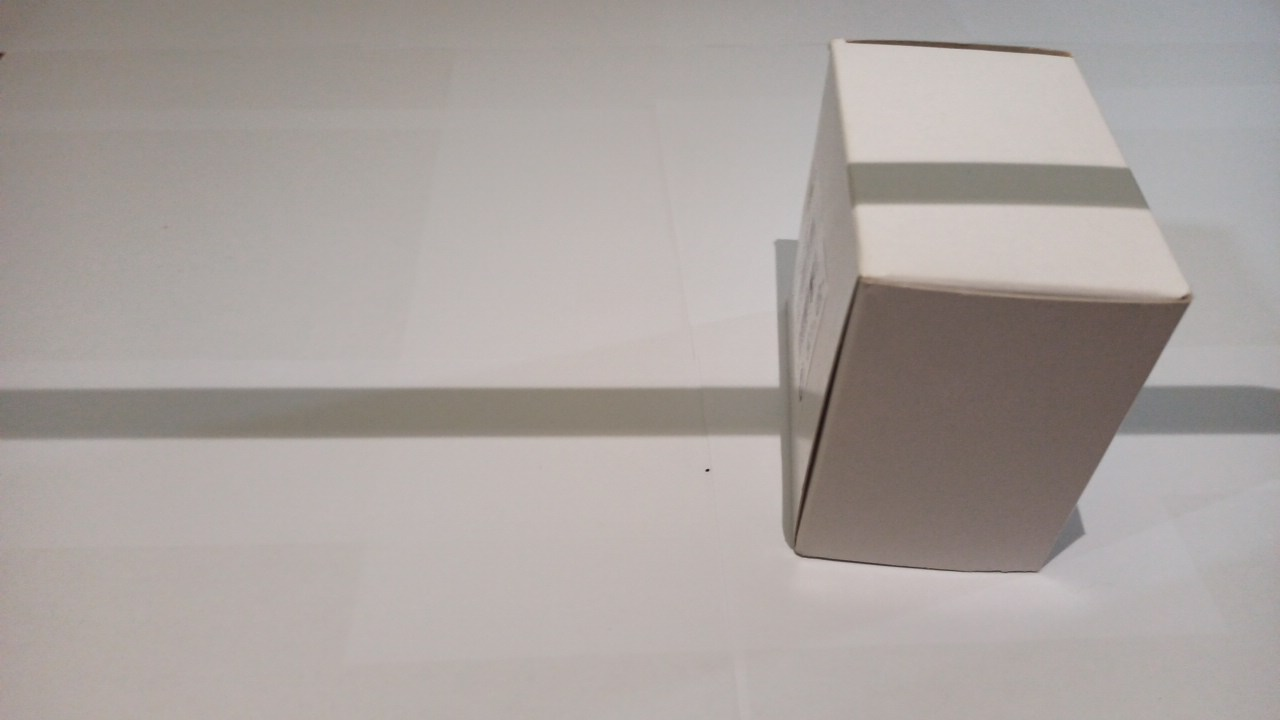
#> input picture imgs/objs2/IMG_20210414_123048.jpg, 1280 x 720 px
$ jupyter execute improved_shadow.ipynb   (older library calls are emulated)
#> lines starting #> are read from the running program, lines starting #| are printed output that depends on the picture; after the words box and inside, x2 and y2 are one past the last pixel; in counts of white or black regions, pixels touching at a corner belong together
[cell 1]
import cv2
import numpy as np
import os
from matplotlib import pyplot as plt
import math

[cell 2]
img_name = "_plate"
#frame = cv2.imread('../imgs/alternate/' + img_name + '.png')
frame = cv2.imread('../imgs/objs2/IMG_20210414_123048.jpg')
#> frame is the input picture: shape (720, 1280, 3); mean B, G, R 158.9, 162.2, 169.5
#frame = cv2.imread('../imgs/IMG_20210414_122911.jpg')
frame_gray = cv2.cvtColor(frame, cv2.COLOR_BGR2GRAY)
plt.imshow(frame_gray, cmap='gray', vmin=0)
plt.title('Image'), plt.xticks([]), plt.yticks([])
plt.show()

[cell 3]
kernel_size = 7
clahe = cv2.createCLAHE(clipLimit=5.0, tileGridSize=(kernel_size,kernel_size))
cl1 = clahe.apply(frame_gray)

plt.imshow(cl1, cmap='gray', vmin=0)
plt.title('CLAHE image'), plt.xticks([]), plt.yticks([])
plt.show()
cv2.imwrite('../imgs/clahe' + img_name +'.jpg',cl1)
#> Out = True

[cell 4]
kernel = 9
#blur = cv2.GaussianBlur(cl1,(kernel,kernel),0)
blur = cv2.bilateralFilter(cl1,kernel,100,100)
plt.imshow(blur, cmap='gray', vmin=0)
plt.title('CLAHE + blur'), plt.xticks([]), plt.yticks([])
plt.show()

[cell 5]
lookUpTable = np.empty((1,256), np.uint8)
gamma = 2
for i in range(256):
    lookUpTable[0,i] = np.clip( 1.8*i - 90 , 0 , 255)
lut_img = cv2.LUT(blur, lookUpTable)

plt.imshow(lut_img, cmap='gray', vmin=0)
plt.title('LUT image'), plt.xticks([]), plt.yticks([])
plt.show()
cv2.imwrite('../imgs/lut' + img_name +'.jpg',lut_img)
#> Out = True

[cell 6]
ret,thres = cv2.threshold(lut_img,0,255,cv2.THRESH_BINARY+cv2.THRESH_OTSU)
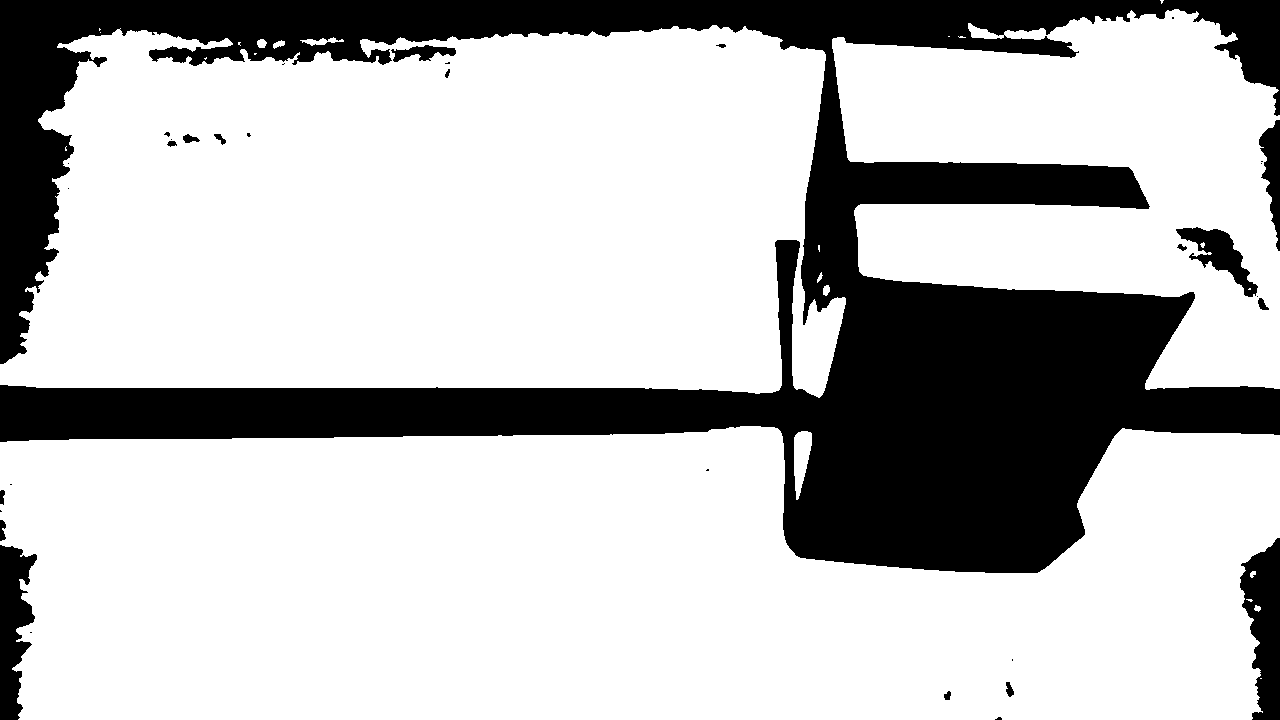
#> thres: shape (720, 1280); 74.2% white; 34 black regions (17 under 20 px), largest, box (x1, y1, x2, y2) and area: (0, 0, 1280, 573) 224472, (1240, 538, 1280, 720) 4824, (0, 545, 37, 720) 4150
#> ret = 156
plt.imshow(thres, cmap='gray', vmin=0)
plt.title('Thresh LUT'), plt.xticks([]), plt.yticks([])
plt.show()

[cell 7]
imgWithSobelX = cv2.Scharr(blur, cv2.CV_8U, 1, 0)
imgWithSobelY = cv2.Scharr(blur, cv2.CV_8U, 0, 1)

abs_grad_x = cv2.convertScaleAbs(imgWithSobelX)
abs_grad_y = cv2.convertScaleAbs(imgWithSobelY)
grad = cv2.addWeighted(abs_grad_x, 0.1, abs_grad_y,0.9, 0)

plt.imshow(grad, cmap='gray', vmin=0)
plt.title('Scharr'), plt.xticks([]), plt.yticks([])
plt.show()
cv2.imwrite('../imgs/scharr' + img_name +'.jpg',grad)
#> Out = True

[cell 8]
kernel=cv2.getStructuringElement(cv2.MORPH_RECT,(7,7))
rect = cv2.morphologyEx(grad, cv2.MORPH_OPEN, kernel)

plt.imshow(rect, cmap='gray', vmin=0)
plt.title('Elipse'), plt.xticks([]), plt.yticks([])
plt.show()

[cell 9]
thres = ~thres
thres2 = cv2.dilate(thres,(3,1),iterations = 10)
#> thres2: shape (720, 1280); 30% white; 16 white regions (3 under 20 px), largest, box (x1, y1, x2, y2) and area: (0, 0, 1280, 583) 261436, (1240, 538, 1280, 720) 5322, (0, 490, 37, 720) 5108

[cell 10]
process = cv2.bitwise_and(rect,rect,mask=thres2)
_,process = cv2.threshold(process,0,255,cv2.THRESH_BINARY+cv2.THRESH_OTSU)
#> process: shape (720, 1280); 2.3% white; 13 white regions, largest, box (x1, y1, x2, y2) and area: (0, 426, 782, 446) 11121, (851, 197, 1150, 214) 3691, (1109, 424, 1280, 443) 1993

plt.imshow(process, vmin=0, cmap='gray')
plt.title('process'), plt.xticks([]), plt.yticks([])
plt.show()

[cell 11]
opening = cv2.morphologyEx(process,cv2.MORPH_OPEN,(11,11))
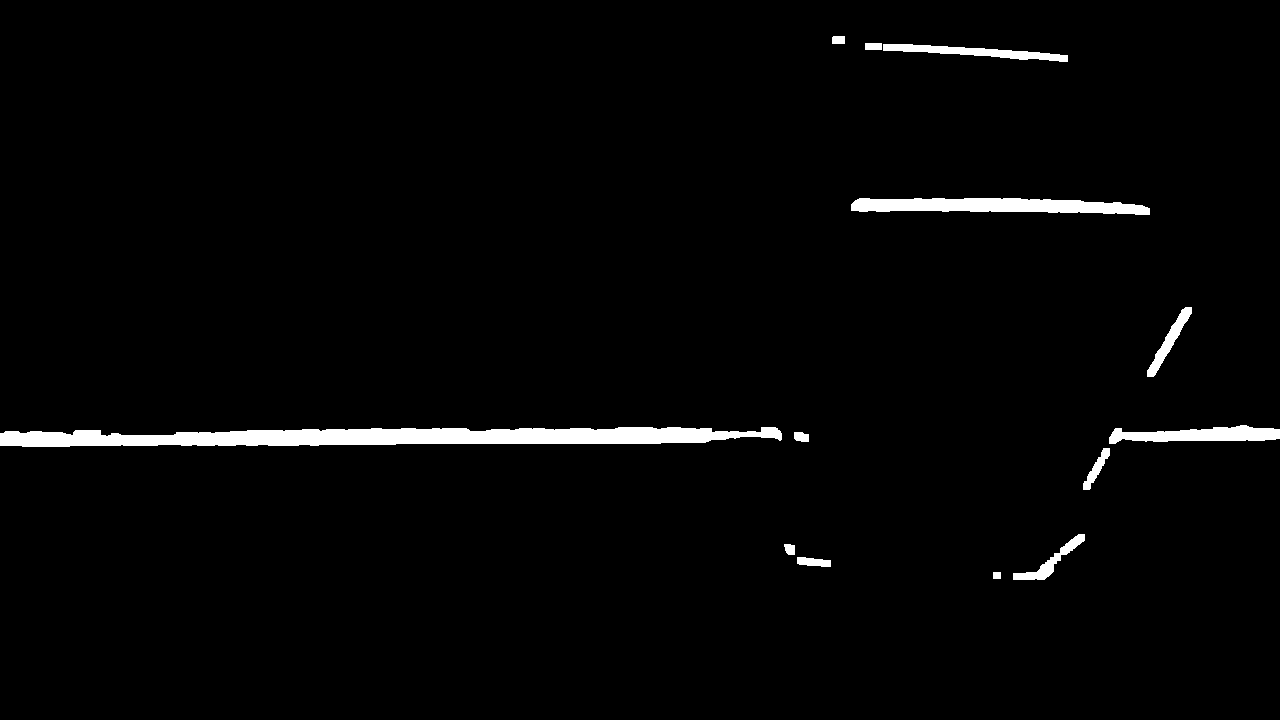
#> opening: shape (720, 1280); 2.3% white; 13 white regions
plt.imshow(opening, vmin=0, cmap='gray')
plt.title('Open'), plt.xticks([]), plt.yticks([])
plt.show()
cv2.imwrite('../imgs/opening' + img_name +'.jpg',opening)
#> Out = True

[cell 12]
frame_gray_copy = frame.copy()

contours, hierarchy = cv2.findContours(opening, cv2.RETR_TREE, cv2.CHAIN_APPROX_SIMPLE)
#> contours = 13 contours; largest, box (x1, y1, x2, y2) and area: (0, 427, 782, 447) 10322, (851, 198, 1150, 215) 3386, (1109, 425, 1280, 444) 1811, (883, 44, 1068, 62) 1190, (1147, 307, 1192, 377) 690

cv2.drawContours(frame_gray_copy, contours, -1, (0,0,255), 2)
#> frame_gray_copy: shape (720, 1280, 3); 1.26% of pixels changed, all inside (x1, y1, x2, y2) = (0, 35, 1280, 581)
plt.imshow(frame_gray_copy, vmin=0, cmap='gray')
plt.title('processed lines'), plt.xticks([]), plt.yticks([])
plt.show()
cv2.imwrite('../imgs/contours_' + img_name +'.jpg',frame_gray_copy)
#> Out = True

[cell 13]
frame_gray_copy = frame.copy()

lines = []

for cnt in contours:
    rect = cv2.minAreaRect(cnt)
    box = cv2.boxPoints(rect)
    box = np.int0(box)
    box_2 = sorted(box , key=lambda k: k[1])[:2]
    points = sorted(box_2 , key=lambda k: k[0])
    p1,p2 = points
    lines.append([[p1[0],p1[1], p2[0],p2[1]]])
    cv2.drawContours(frame_gray_copy,[box],0,(0,0,255),2)
#> this loop made 13 passes
#> (rect, box) on passes 2 to 5: (((813.5, 561.9), (7.71, 33.83), -83.29), [[829, 567], [796, 563], [797, 556], [830, 560]]), (((789, 549), (10, 10), -90), [[794, 554], [784, 554], [784, 544], [794, 544]]), (((1051.8, 562), (84.03, 21.09), -30.96), [[1021, 592], [1010, 574], [1082, 531], [1093, 549]]), (((1096.1, 468.6), (48.5, 8.85), -60.07), [[1087, 491], [1080, 487], [1104, 445], [1112, 449]])
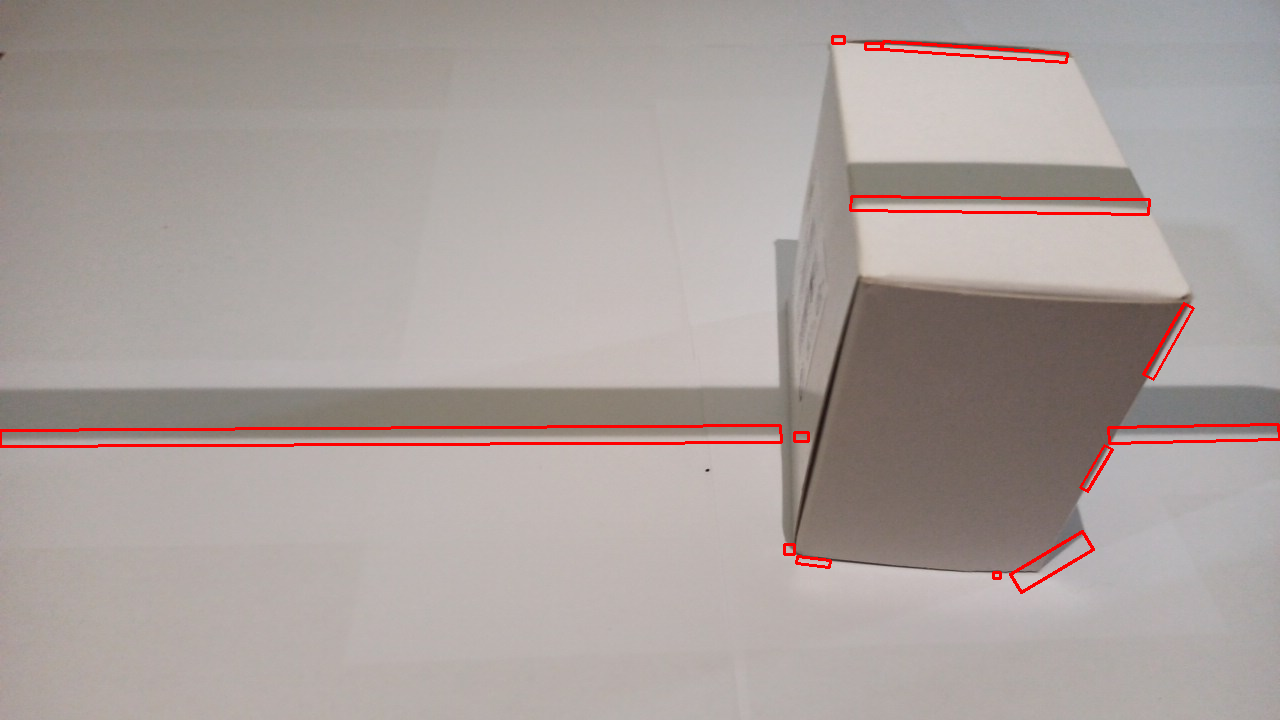
#> frame_gray_copy: shape (720, 1280, 3); 1.22% of pixels changed, all inside (x1, y1, x2, y2) = (0, 35, 1280, 594)
#> after the loop, lines = 13 items
cv2.imwrite('../imgs/boxes_' + img_name +'.jpg',frame_gray_copy)
#> Out = True

[cell 14]
new_contours = []

current_cnt = None
dist = 100000
height,width = frame.shape[:2]
pos = (0,2*height/3)

for cnt in contours :
    for point in cnt:
        d = math.dist(point[0], pos)
        if d < dist:
            dist = d
            current_cnt = cnt
#> this loop made 13 passes
#> cnt on passes 1, 12: [[993, 572], [993, 578], [1000, 578], [1000, 572]], [[865, 43], [865, 49], [881, 49], [881, 43]]
#> after the loop, current_cnt = contour of 219 points, box (x1, y1, x2, y2) (0, 427, 782, 447), area 10322; dist = 35
new_contours.append(current_cnt)

min_allowed = tuple(current_cnt[current_cnt[:,:,1].argmax()][0])[1] + height/10
#> min_allowed = 518

while current_cnt is not None:
    pos = tuple(current_cnt[current_cnt[:,:,0].argmax()][0])
    new_cnt = None
    dist = 100000
    for cnt in contours :
        for point in cnt:
            d = math.dist(point[0], pos)
            if point[0][0] <= pos[0] or point[0][1] >= min_allowed:
                continue
            if len(new_contours) == 1 and point[0][1] > pos[1]:
                continue
            if d < dist:
                dist = d
                new_cnt = cnt
    if new_cnt is not None:
        new_contours.append(new_cnt)
    current_cnt = new_cnt
#> this loop made 5 passes
#> pos on passes 1 to 5: (781, 439), (808, 441), (1149, 214), (1191, 313), (1279, 438)
#> after the loop, new_contours = 5 contours; box (x1, y1, x2, y2) and area: (0, 427, 782, 447) 10322, (851, 198, 1150, 215) 3386, (1109, 425, 1280, 444) 1811, (1147, 307, 1192, 377) 690, (794, 432, 809, 442) 108

[cell 15]
frame_gray_copy = frame.copy()

cv2.drawContours(frame_gray_copy, new_contours, -1, (0,0,255), 2)
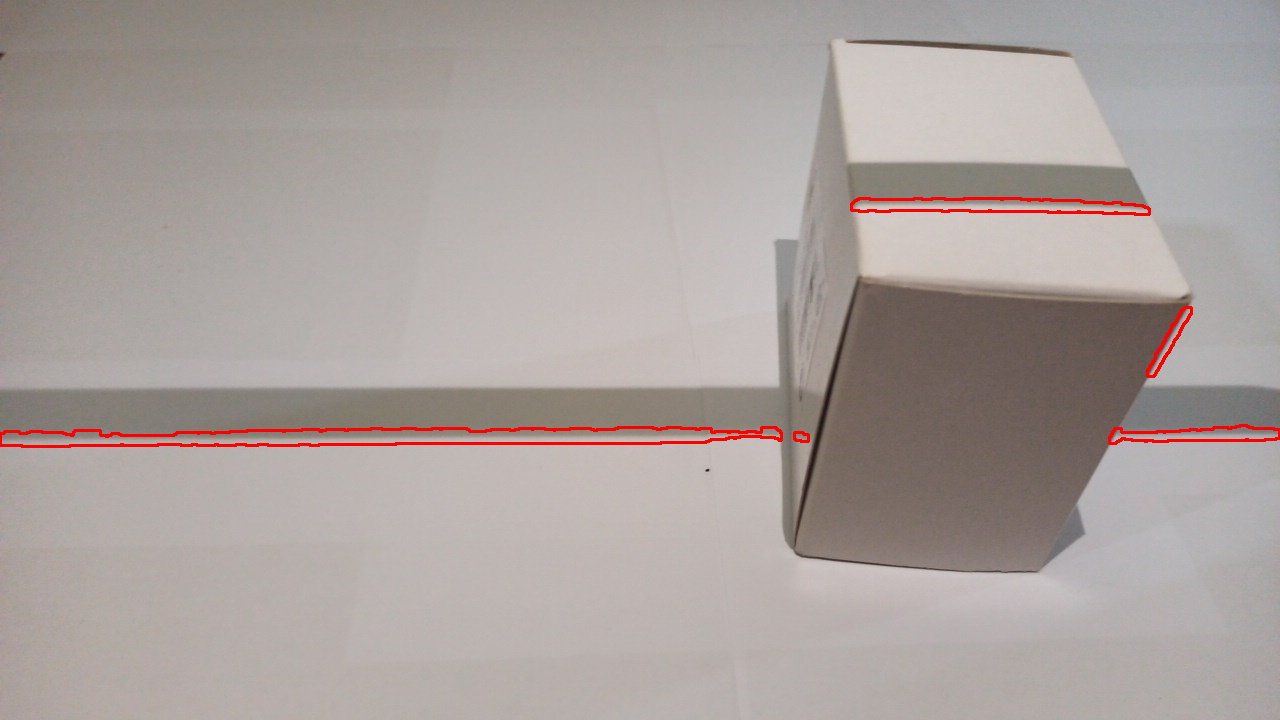
#> frame_gray_copy: shape (720, 1280, 3); 0.95% of pixels changed, all inside (x1, y1, x2, y2) = (0, 197, 1280, 448)

cv2.imwrite('../imgs/new_countors_' + img_name +'.jpg',frame_gray_copy)
#> Out = True
